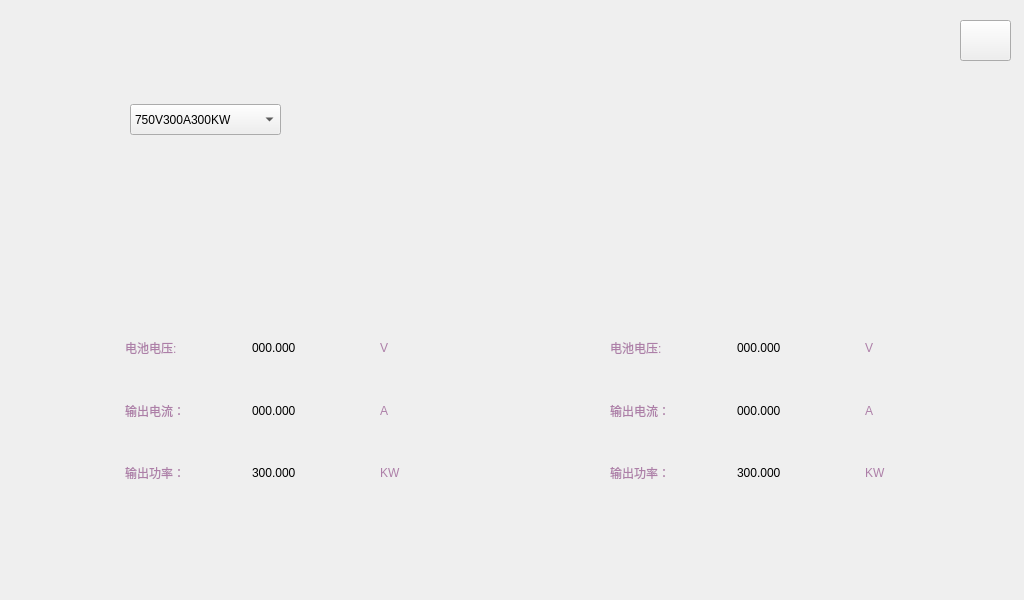
<?xml version="1.0" encoding="UTF-8"?>
<ui version="4.0">
 <class>MonitorWindow</class>
 <widget class="QWidget" name="MonitorWindow">
  <property name="geometry">
   <rect>
    <x>0</x>
    <y>0</y>
    <width>1024</width>
    <height>600</height>
   </rect>
  </property>
  <property name="windowTitle">
   <string>Form</string>
  </property>
  <property name="styleSheet">
   <string notr="true">#MonitorWindow{border-image: url(:/images/cus.png);}</string>
  </property>
  <widget class="QPushButton" name="pushButton">
   <property name="geometry">
    <rect>
     <x>960</x>
     <y>20</y>
     <width>51</width>
     <height>41</height>
    </rect>
   </property>
   <property name="styleSheet">
    <string notr="true">font:bold 40px &quot;Ubuntu&quot;;
border-image: url(:/images/but.png);
color:rgb(253,252,252)</string>
   </property>
   <property name="text">
    <string/>
   </property>
  </widget>
  <widget class="QWidget" name="layoutWidget_10">
   <property name="geometry">
    <rect>
     <x>125</x>
     <y>320</y>
     <width>127</width>
     <height>181</height>
    </rect>
   </property>
   <layout class="QVBoxLayout" name="verticalLayout_14">
    <item>
     <widget class="QLabel" name="label_41">
      <property name="styleSheet">
       <string notr="true">font: 25px &quot;Ubuntu&quot;;
color: rgb(173, 127, 168);</string>
      </property>
      <property name="text">
       <string>电池电压:</string>
      </property>
     </widget>
    </item>
    <item>
     <widget class="QLabel" name="label_46">
      <property name="styleSheet">
       <string notr="true">font: 25px &quot;Ubuntu&quot;;
color: rgb(173, 127, 168);</string>
      </property>
      <property name="text">
       <string>输出电流：</string>
      </property>
     </widget>
    </item>
    <item>
     <widget class="QLabel" name="label_48">
      <property name="styleSheet">
       <string notr="true">font: 25px &quot;Ubuntu&quot;;
color: rgb(173, 127, 168);</string>
      </property>
      <property name="text">
       <string>输出功率：</string>
      </property>
     </widget>
    </item>
   </layout>
  </widget>
  <widget class="QWidget" name="layoutWidget_11">
   <property name="geometry">
    <rect>
     <x>380</x>
     <y>320</y>
     <width>42</width>
     <height>181</height>
    </rect>
   </property>
   <layout class="QVBoxLayout" name="verticalLayout_15">
    <item>
     <widget class="QLabel" name="label_218">
      <property name="styleSheet">
       <string notr="true">font: 25px &quot;Ubuntu&quot;;
color: rgb(173, 127, 168);</string>
      </property>
      <property name="text">
       <string>V</string>
      </property>
     </widget>
    </item>
    <item>
     <widget class="QLabel" name="label_219">
      <property name="styleSheet">
       <string notr="true">font: 25px &quot;Ubuntu&quot;;
color: rgb(173, 127, 168);</string>
      </property>
      <property name="text">
       <string>A</string>
      </property>
     </widget>
    </item>
    <item>
     <widget class="QLabel" name="label_222">
      <property name="styleSheet">
       <string notr="true">font: 25px &quot;Ubuntu&quot;;
color: rgb(173, 127, 168);</string>
      </property>
      <property name="text">
       <string>KW</string>
      </property>
     </widget>
    </item>
   </layout>
  </widget>
  <widget class="QWidget" name="layoutWidget_12">
   <property name="geometry">
    <rect>
     <x>252</x>
     <y>320</y>
     <width>121</width>
     <height>181</height>
    </rect>
   </property>
   <layout class="QVBoxLayout" name="verticalLayout_16">
    <item>
     <widget class="QLabel" name="label_229">
      <property name="styleSheet">
       <string notr="true">
color: rgb(0, 0, 0);
font: 28px &quot;Ubuntu&quot;;</string>
      </property>
      <property name="text">
       <string>000.000</string>
      </property>
     </widget>
    </item>
    <item>
     <widget class="QLabel" name="label_239">
      <property name="styleSheet">
       <string notr="true">font: 28px &quot;Ubuntu&quot;;
color: rgb(0, 0, 0);</string>
      </property>
      <property name="text">
       <string>000.000</string>
      </property>
     </widget>
    </item>
    <item>
     <widget class="QLabel" name="label_243">
      <property name="styleSheet">
       <string notr="true">font: 28px &quot;Ubuntu&quot;;
color: rgb(0, 0, 0);</string>
      </property>
      <property name="text">
       <string>300.000</string>
      </property>
     </widget>
    </item>
   </layout>
  </widget>
  <widget class="QWidget" name="layoutWidget_13">
   <property name="geometry">
    <rect>
     <x>737</x>
     <y>320</y>
     <width>121</width>
     <height>181</height>
    </rect>
   </property>
   <layout class="QVBoxLayout" name="verticalLayout_17">
    <item>
     <widget class="QLabel" name="label_230">
      <property name="styleSheet">
       <string notr="true">font: 27px &quot;Ubuntu&quot;;
color: rgb(0, 0, 0);</string>
      </property>
      <property name="text">
       <string>000.000</string>
      </property>
     </widget>
    </item>
    <item>
     <widget class="QLabel" name="label_241">
      <property name="styleSheet">
       <string notr="true">font: 28px &quot;Ubuntu&quot;;
color: rgb(0, 0, 0);</string>
      </property>
      <property name="text">
       <string>000.000</string>
      </property>
     </widget>
    </item>
    <item>
     <widget class="QLabel" name="label_244">
      <property name="styleSheet">
       <string notr="true">font: 28px &quot;Ubuntu&quot;;
color: rgb(0, 0, 0);</string>
      </property>
      <property name="text">
       <string>300.000</string>
      </property>
     </widget>
    </item>
   </layout>
  </widget>
  <widget class="QWidget" name="layoutWidget_14">
   <property name="geometry">
    <rect>
     <x>865</x>
     <y>320</y>
     <width>42</width>
     <height>181</height>
    </rect>
   </property>
   <layout class="QVBoxLayout" name="verticalLayout_18">
    <item>
     <widget class="QLabel" name="label_220">
      <property name="styleSheet">
       <string notr="true">font: 25px &quot;Ubuntu&quot;;
color: rgb(173, 127, 168);;</string>
      </property>
      <property name="text">
       <string>V</string>
      </property>
     </widget>
    </item>
    <item>
     <widget class="QLabel" name="label_221">
      <property name="styleSheet">
       <string notr="true">font: 25px &quot;Ubuntu&quot;;
color: rgb(173, 127, 168);</string>
      </property>
      <property name="text">
       <string>A</string>
      </property>
     </widget>
    </item>
    <item>
     <widget class="QLabel" name="label_223">
      <property name="styleSheet">
       <string notr="true">font: 25px &quot;Ubuntu&quot;;
color: rgb(173, 127, 168);</string>
      </property>
      <property name="text">
       <string>KW</string>
      </property>
     </widget>
    </item>
   </layout>
  </widget>
  <widget class="QWidget" name="layoutWidget_15">
   <property name="geometry">
    <rect>
     <x>610</x>
     <y>320</y>
     <width>127</width>
     <height>181</height>
    </rect>
   </property>
   <layout class="QVBoxLayout" name="verticalLayout_19">
    <item>
     <widget class="QLabel" name="label_42">
      <property name="styleSheet">
       <string notr="true">font: 25px &quot;Ubuntu&quot;;
color: rgb(173, 127, 168);</string>
      </property>
      <property name="text">
       <string>电池电压:</string>
      </property>
     </widget>
    </item>
    <item>
     <widget class="QLabel" name="label_47">
      <property name="styleSheet">
       <string notr="true">font: 25px &quot;Ubuntu&quot;;
color: rgb(173, 127, 168);</string>
      </property>
      <property name="text">
       <string>输出电流：</string>
      </property>
     </widget>
    </item>
    <item>
     <widget class="QLabel" name="label_49">
      <property name="styleSheet">
       <string notr="true">font: 25px &quot;Ubuntu&quot;;
color: rgb(173, 127, 168);</string>
      </property>
      <property name="text">
       <string>输出功率：</string>
      </property>
     </widget>
    </item>
   </layout>
  </widget>
  <widget class="QComboBox" name="comboBox">
   <property name="enabled">
    <bool>true</bool>
   </property>
   <property name="geometry">
    <rect>
     <x>130</x>
     <y>104</y>
     <width>151</width>
     <height>31</height>
    </rect>
   </property>
   <item>
    <property name="text">
     <string>750V300A300KW</string>
    </property>
   </item>
  </widget>
 </widget>
 <resources/>
 <connections/>
</ui>
